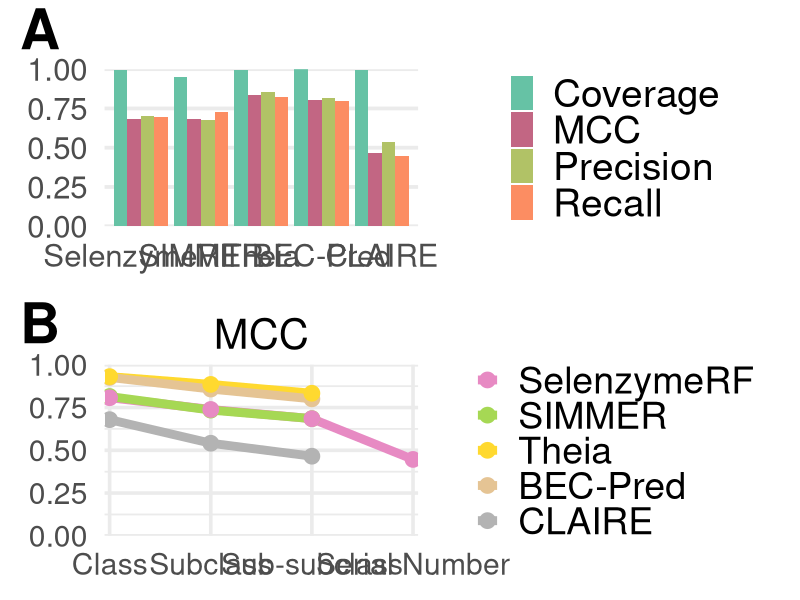

R code for this plot:
# ================================ #
# Libraries
# ================================ #
library(ggplot2)
library(dplyr)
library(tidyr)
library(readr)
library(stringr)
library(cowplot)

# ================================ #
# Data Preparation
# ================================ #
# Read evaluation summary
data_eval <- read_csv("results/Case2/evaluation_summary.csv")

# EC class names & colors
ec_class_names <- c(
  '1' = 'Oxidoreductases',
  '2' = 'Transferases',
  '3' = 'Hydrolases',
  '4' = 'Lyases',
  '5' = 'Isomerases',
  '6' = 'Ligases',
  '7' = 'Translocases'
)

class_color_map <- c(
  'Oxidoreductases' = '#f3aa7c',
  'Transferases'   = '#a5dbbc',
  'Hydrolases'     = '#8adadf',
  'Lyases'         = '#f3e57c',
  'Isomerases'     = '#E58A98',
  'Ligases'        = '#a5a9db',
  'Translocases'   = '#C2C2C2'
)

data_eval <- data_eval %>%
  mutate(
    ec_class = as.factor(ec_class),
    ec_class_name = ec_class_names[as.character(ec_class)]
  )

# Methods & metrics
method_order <- c("SelenzymeRF", "SIMMER", "Theia", "BEC-Pred", "CLAIRE")

metric_labels <- c(
  "coverage" = "Coverage",
  "overall_precision" = "Precision",
  "overall_recall" = "Recall",
  "overall_mcc" = "MCC"
)

metric_colors <- c(
  "Coverage"  = "#66c2a5",
  "Precision" = "#B1C266",
  "Recall"    = "#fc8d62",
  "MCC"       = "#C26683"
)

method_colors_c <- c(
  "SelenzymeRF" = "#E78AC3",
  "SIMMER"      = "#A6D854",
  "Theia"       = "#FFD92F",
  "BEC-Pred"    = "#E5C494",
  "CLAIRE"      = "#B3B3B3"
)

# ================================ #
# Panel A: Summary Metrics Bar Plot
# ================================ #
summary_metrics <- data_eval %>%
  distinct(method, coverage, overall_precision, overall_recall, overall_mcc) %>%
  pivot_longer(
    cols = c(coverage, overall_precision, overall_recall, overall_mcc),
    names_to = "metric",
    values_to = "value"
  ) %>%
  mutate(
    method = factor(method, levels = method_order),
    metric = metric_labels[metric]
  ) %>%
  filter(method %in% method_order)

panel_a <- ggplot(summary_metrics, aes(x = method, y = value, fill = metric)) +
  geom_bar(stat = "identity", position = "dodge") +
  scale_fill_manual(values = metric_colors, name = NULL) +
  scale_y_continuous(
    limits = c(0, 1),
    breaks = seq(0, 1, 0.25),
    expand = c(0, 0)
  ) +
  labs(x = NULL, y = NULL) +
  theme_minimal(base_size = 28) +
  theme(
    axis.text.x = element_text(angle = 0, hjust = 0.5),
    legend.text = element_text(size = 28),
    panel.grid.major.x = element_blank(),
    panel.grid.minor = element_blank(),
    plot.margin = margin(t = 50, r = 20, b = 20, l = 20)
  )

# ================================ #
# Panel B: MCC by EC Level
# ================================ #
mcc_df <- data_eval %>%
  select(method, mcc_class, mcc_subclass, mcc_subsubclass, mcc_full) %>%
  group_by(method) %>%
  summarise(across(everything(), mean, na.rm = TRUE)) %>%
  pivot_longer(
    cols = c(mcc_class, mcc_subclass, mcc_subsubclass, mcc_full),
    names_to = "level",
    values_to = "MCC"
  ) %>%
  mutate(
    level = factor(
      level,
      levels = c("mcc_class", "mcc_subclass", "mcc_subsubclass", "mcc_full"),
      labels = c("Class", "Subclass", "Sub-subclass", "Serial Number")
    ),
    method = factor(method, levels = method_order)
  ) %>%
  group_by(method) %>%
  mutate(
    # If Serial Number MCC = 0, replace with NA to break the line
    MCC = ifelse(level == "Serial Number" & MCC == 0, NA, MCC)
  ) %>%
  ungroup()

panel_b <- ggplot(mcc_df, aes(x = level, y = MCC, color = method, group = method)) +
  geom_line(size = 3, na.rm = TRUE) +
  geom_point(size = 5, na.rm = TRUE) +
  scale_x_discrete(expand = expansion(add = 0.05)) +
  scale_y_continuous(
    limits = c(0, 1),
    breaks = seq(0, 1, 0.25),
    expand = c(0, 0)
  ) +
  scale_color_manual(values = method_colors_c, name = NULL) +
  labs(title = "MCC", x = NULL, y = NULL) +
  theme_minimal(base_size = 27) +
  theme(
    plot.title = element_text(size = 30, hjust = 0.5, margin = margin(b = 5)),
    legend.position = "right",
    legend.text = element_text(size = 27)
  )


# ================================ #
# Final combined plot with labels
# ================================ #
final_plot_ab <- plot_grid(
  panel_a, panel_b,
  ncol = 1,
  rel_heights = c(1, 1),
  align = "v"
)

final_plot_labeled <- ggdraw(final_plot_ab) +
  draw_plot_label(
    label = c("A", "B"),
    x = c(0, 0),
    y = c(1, 0.51),
    hjust = -0.5, vjust = 1.2,
    size = 40,
    fontface = "bold"
  )

# ================================ #
# Save
# ================================ #
ggsave(
  filename = "results/Case2/case2_plot.png",
  plot = final_plot_labeled,
  width = 18, height = 14, dpi = 300, bg = "white"
)
